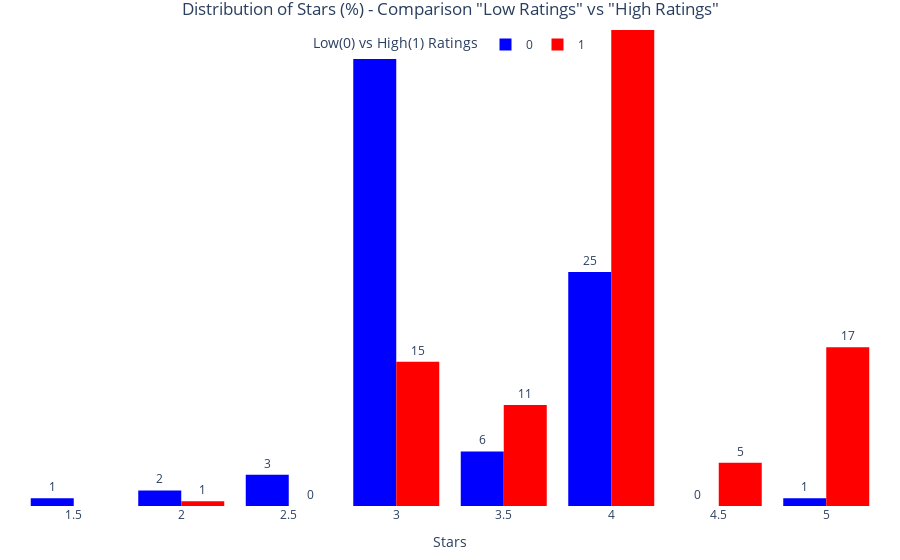

This figure's notebook cell:
### Markdown cell above
### Comments:
- High-rating pricing distribution flatter.
- Low-rating more skewed with half the hotels below USD 90 per night.

__________________________________________________________________________________________________________________________________

### Code cell
# Checking differences in Stars vs High_rating
graph = px.histogram(hotels, x = 'stars',
                     title = 'Distribution of Stars (%) - Comparison "Low Ratings" vs "High Ratings"',
                     labels = {0: 'Low Rating', 1: 'High Rating'},
                     histnorm = 'percent',
                     barmode = 'group',
                     color = 'high_rating',
                     color_discrete_map = {1: 'red', 0: 'blue'},
                     text_auto = True
                    )
graph.update_traces(texttemplate = '%{y:.0f}', textposition = 'outside')
graph.update_layout(title_x = 0.5)
graph.update_xaxes(title = 'Stars')
graph.update_yaxes(visible = False)
graph.update_layout(yaxis = dict(range = [0,50]))
graph.update_layout(legend_title_text='Low(0) vs High(1) Ratings')
graph.update_layout(legend = dict(orientation = 'h', y=1, x=0.5, xanchor ='center'), margin = dict(b = 20, t = 30, l = 20, r = 20))
graph.show()

### Figure 1 — Plotly figure (JSON) as saved in the notebook; plotly's stock layout.template omitted (floating-point values rounded to 4 significant figures; data arrays with more than 128 entries replaced by an {"elided": "..."} marker saying what was removed)
{"data": [{"alignmentgroup": "True", "bingroup": "x", "histnorm": "percent", "hovertemplate": "high_rating=0<br>stars=%{x}<br>percent=%{y}<extra></extra>", "legendgroup": "0", "marker": {"color": "blue", "pattern": {"shape": ""}}, "name": "0", "offsetgroup": "0", "orientation": "v", "showlegend": true, "textposition": "outside", "texttemplate": "%{y:.0f}", "type": "histogram", "x": [3, 4, 3, 3, 3, 2.5, 3.5, 4, 3, 3, 3, 2.5, 4, 4, 3, 4, 3, 4, 3, 3, 4, 4, 3, 3, 4, 3, 3, 3, 5, 2, 2, 3, 3, 3, 3, 3.5, 4, 3, 4, 3, 4, 3, 3, 4, 3, 2.5, 3, 4, 4, 4, 4, 3, 3, 3, 3.5, 3, 3, 3, 3, 3, 3, 3, 3, 4, 4, 3, 3.5, 3, 4, 3, 3, 4, 3.5, 3, 4, 3, 4, 3, 3, 3, 3, 2.5, 3, 3, 3, 3, 3, 3, 3, 3, 4, 3, 3, 4, 4, 4, 3, 3, 3, 3, 3, 3, 3, 3, 3, 3, 3, 1.5, 3, 3, 4, 3, 3.5, 4, 3, 3, 3, 3, 3.5, 4, 3, 3], "xaxis": "x", "yaxis": "y"}, {"alignmentgroup": "True", "bingroup": "x", "histnorm": "percent", "hovertemplate": "high_rating=1<br>stars=%{x}<br>percent=%{y}<extra></extra>", "legendgroup": "1", "marker": {"color": "red", "pattern": {"shape": ""}}, "name": "1", "offsetgroup": "1", "orientation": "v", "showlegend": true, "textposition": "outside", "texttemplate": "%{y:.0f}", "type": "histogram", "x": {"elided": "198 float values"}, "xaxis": "x", "yaxis": "y"}], "layout": {"autosize": true, "barmode": "group", "legend": {"orientation": "h", "title": {"text": "Low(0) vs High(1) Ratings"}, "tracegroupgap": 0, "x": 0.5, "xanchor": "center", "y": 1}, "margin": {"b": 20, "l": 20, "r": 20, "t": 30}, "title": {"text": "Distribution of Stars (%) - Comparison \"Low Ratings\" vs \"High Ratings\"", "x": 0.5}, "xaxis": {"anchor": "y", "autorange": true, "domain": [0, 1], "range": [1.25, 5.25], "title": {"text": "Stars"}, "type": "linear"}, "yaxis": {"anchor": "x", "domain": [0, 1], "range": [0, 50], "title": {"text": "percent"}, "visible": false}}}
